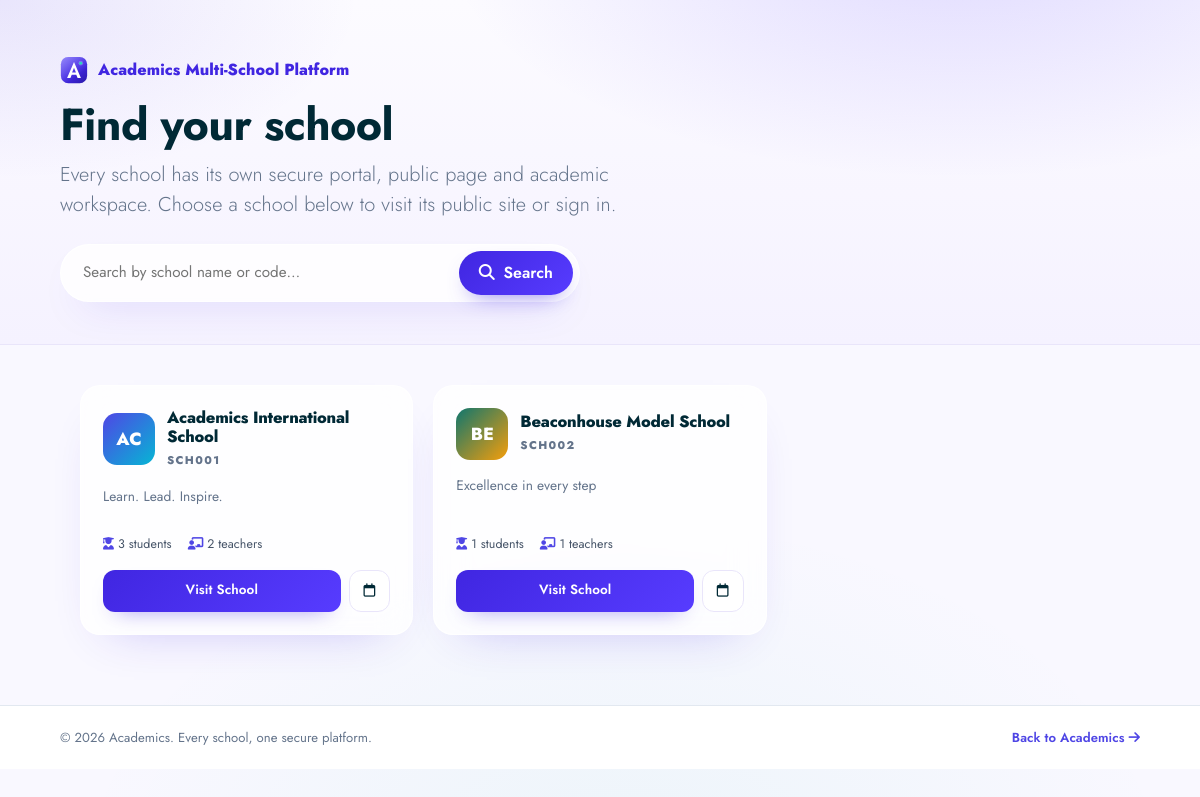
The page /public/index.php on the database its author committed.
### tables this page shows
CREATE TABLE `schools` (
  `id` int(11) NOT NULL AUTO_INCREMENT,
  `school_name` varchar(255) NOT NULL,
  `school_code` varchar(50) NOT NULL,
  `subdomain` varchar(50) DEFAULT NULL,
  `school_email` varchar(255) DEFAULT NULL,
  `school_phone` varchar(30) DEFAULT NULL,
  `school_address` text DEFAULT NULL,
  `owner_name` varchar(100) DEFAULT NULL,
  `school_logo` varchar(255) DEFAULT NULL,
  `primary_color` varchar(20) NOT NULL DEFAULT '#4f46e5',
  `secondary_color` varchar(20) NOT NULL DEFAULT '#06b6d4',
  `motto` varchar(255) DEFAULT NULL,
  `website` varchar(255) DEFAULT NULL,
  `status` enum('active','suspended','trial') NOT NULL DEFAULT 'active',
  `plan` enum('basic','pro','enterprise') NOT NULL DEFAULT 'basic',
  `trial_ends_at` datetime DEFAULT NULL,
  `is_active` tinyint(1) NOT NULL DEFAULT 1,
  `subscription_plan` enum('free','basic','premium') NOT NULL DEFAULT 'free',
  `created_at` timestamp NOT NULL DEFAULT current_timestamp(),
  `updated_at` timestamp NOT NULL DEFAULT current_timestamp() ON UPDATE current_timestamp(),
  PRIMARY KEY (`id`),
  UNIQUE KEY `school_code` (`school_code`),
  UNIQUE KEY `uniq_school_subdomain` (`subdomain`),
  KEY `idx_school_code` (`school_code`),
  KEY `idx_school_active` (`is_active`),
  KEY `idx_school_status` (`status`)
);

### includes/functions.php (called while the page is built, shortened)
<?php
function e($string) {
    return htmlspecialchars($string ?? '', ENT_QUOTES, 'UTF-8');
}

### includes/tenant.php (called while the page is built, shortened)
<?php
require_once __DIR__ . '/functions.php';
function tenant_safe_color(?string $color, string $fallback = '#4f46e5'): string
{
    return ($color && preg_match('/^#[0-9a-fA-F]{3,8}$/', $color)) ? $color : $fallback;
}

### public/index.php (the view, shortened to what this page needs)
<?php
require_once __DIR__ . '/../includes/functions.php';
require_once __DIR__ . '/../includes/tenant.php';
require_once __DIR__ . '/../config/db.php';
$q = trim($_GET['q'] ?? '');
$sql = "SELECT s.*,
        (SELECT COUNT(*) FROM students st WHERE st.school_id = s.id AND st.status='Active') AS student_count,
        (SELECT COUNT(*) FROM users u WHERE u.school_id = s.id AND u.role='teacher' AND u.is_active=1) AS teacher_count
        FROM schools s
        WHERE s.is_active = 1
          AND (s.status IS NULL OR s.status <> 'suspended')
          AND (s.status <> 'trial' OR s.trial_ends_at IS NULL OR s.trial_ends_at >= NOW())";
$params = [];
$sql .= " ORDER BY s.school_name";
$stmt = $pdo->prepare($sql);
$stmt->execute($params);
$schools = $stmt->fetchAll();
?>
<!DOCTYPE html>
<html lang="en">
<head>
<link href="https://cdn.jsdelivr.net/npm/bootstrap@5.3.2/dist/css/bootstrap.min.css" rel="stylesheet">
<link href="https://cdnjs.cloudflare.com/ajax/libs/font-awesome/6.5.1/css/all.min.css" rel="stylesheet">
<link rel="stylesheet" href="../assets/css/edustudy-theme.css">
</head>
<body>
<header class="top"><div class="wrap">
    <div class="brandline"><img src="../assets/img/academics-mark.svg" alt="" width="28" height="28"> Academics Multi-School Platform</div>
    <h1>Find your school</h1>
    <p class="lead">Every school has its own secure portal, public page and academic workspace. Choose a school below to visit its public site or sign in.</p>
    <form class="searchbar" method="GET">
        <input type="text" name="q" value="<?php echo e($q); ?>" placeholder="Search by school name or code…">
        <button type="submit"><i class="fas fa-search me-1"></i> Search</button>
    </form>
</div></header>
<main class="wrap2">
    <div class="grid">
        <?php foreach ($schools as $s): ?>
        <?php $p = tenant_safe_color($s['primary_color'], '#4f46e5'); $sec = tenant_safe_color($s['secondary_color'], '#06b6d4'); ?>
        <div class="school-card">
            <div class="school-head">
                <div class="avatar" style="background:linear-gradient(135deg,<?php echo e($p); ?>,<?php echo e($sec); ?>);"><?php echo e(strtoupper(substr(preg_replace('/[^A-Za-z]/','',$s['school_name']),0,2))); ?></div>
                <div><h3><?php echo e($s['school_name']); ?></h3><span class="code"><?php echo e($s['school_code']); ?></span></div>
            </div>
            <p><?php echo e($s['motto'] ?: ($s['school_address'] ?: 'A proud member of the Academics network.')); ?></p>
            <div class="meta">
                <span><i class="fas fa-user-graduate"></i><?php echo (int)$s['student_count']; ?> students</span>
                <span><i class="fas fa-chalkboard-teacher"></i><?php echo (int)$s['teacher_count']; ?> teachers</span>
            </div>
            <div class="actions">
                <a class="btn-main" href="school.php?code=<?php echo urlencode($s['school_code']); ?>">Visit School</a>
                <a class="btn-sec" href="school_events.php?code=<?php echo urlencode($s['school_code']); ?>"><i class="far fa-calendar"></i></a>
            </div>
        </div>
        <?php endforeach; ?>
    </div>
</main>
<footer style="border-top:1px solid #e2e8f0;background:#fff;padding:22px 20px;color:#64748b;font-size:.82rem;">
    <div style="max-width:1080px;margin:0 auto;display:flex;justify-content:space-between;gap:14px;flex-wrap:wrap;align-items:center;">
        <span>&copy; <?php echo date('Y'); ?> Academics. Every school, one secure platform.</span>
        <span><a href="../index.php" style="color:#4f46e5;text-decoration:none;font-weight:600;">Back to Academics <i class="fas fa-arrow-right"></i></a></span>
    </div>
</footer>
</body>
</html>

### assets/css/edustudy-theme.css (style rules this page uses)
:root { --es-indigo: #4026E1; --es-indigo-2: #573CFF; --es-indigo-3: #6D5BFF; --es-indigo-deep: #2E1BB0; --es-navy: #002935; --es-navy-2: #063445; --es-lavender: #F9F8FF; --es-lavender-2: #F3F0FF; --es-lavender-3: #ECE7FF; --es-gold: #F6C065; --es-teal: #14B8A6; --es-rose: #F43F5E; --brand-navy: #002935; --brand-navy-2: #063445; --brand-indigo: #4026E1; --brand-indigo-light: #573CFF; --brand-cyan: #14B8A6; --brand-emerald: #10B981; --brand-amber: #F6C065; --brand-rose: #F43F5E; --brand-violet: #7C3AED; --brand-gold: #F6C065; --brand-green: #4026E1; --brand-green-hover: #2E1BB0; --canvas-bg: #F9F8FF; --surface: #FFFFFF; --surface-2: #F6F3FF; --surface-3: #EFEAFF; --surface-glass: rgba(255, 255, 255, 0.68); --sidebar-bg: rgba(255, 255, 255, 0.74); --text-main: #002935; --text-body: #4C566B; --text-muted: #74748C; --text-light: #9B99B8; --text-inverse: #FFFFFF; --border-subtle: #E9E5FA; --border-light: #F2EFFF; --border-strong: #D8D2F0; --shadow-xs: 0 1px 2px rgba(0, 41, 53, 0.04); --shadow-sm: 0 10px 30px -18px rgba(64, 38, 225, 0.25); --shadow-md: 0 20px 50px -24px rgba(64, 38, 225, 0.28); --shadow-lg: 0 34px 80px -34px rgba(64, 38, 225, 0.35); --shadow-glow: 0 0 0 4px rgba(64, 38, 225, 0.12); --r-xs: 8px; --r-sm: 10px; --r-md: 12px; --r-lg: 18px; --r-xl: 24px; --r-2xl: 30px; --sidebar-dark: #002935; --sidebar-darker: #001E27; --sidebar-item-hover: rgba(64, 38, 225, 0.08); --learnify-hero-bg: #4026E1; --learnify-cta-bg: #EFEAFF; --learnify-footer-bg: #002935; --chart-navy: #4026E1; --chart-amber: #F6C065; --chart-slate: #74748C; --chart-slate-light: #B9B4D4; --chart-grid: rgba(64, 38, 225, 0.10); }
body { font-family: 'Jost', 'Plus Jakarta Sans', 'Inter', system-ui, -apple-system, 'Segoe UI', sans-serif; color: var(--text-body); background-color: var(--canvas-bg); background-image: radial-gradient(1200px 620px at 8% -12%, rgba(64, 38, 225, 0.10), transparent 62%), radial-gradient(950px 520px at 102% 0%, rgba(87, 60, 255, 0.09), transparent 58%), radial-gradient(900px 620px at 52% 112%, rgba(20, 184, 166, 0.06), transparent 62%); background-attachment: fixed; letter-spacing: 0.003em; }
h1, h2, h3, h4, h5, h6, .h1, .h2, .h3, .h4, .h5, .h6 { font-family: 'Jost', 'Plus Jakarta Sans', sans-serif; font-weight: 700; color: var(--text-main); letter-spacing: -0.015em; }
p { color: var(--text-body); }
a { color: var(--brand-indigo); }
.card, .chart-card, .kpi-card, .kpi-stat-card, .chart-container-card, .events-calendar-card, .top-performer-card, .attendance-gauge-card, .community-cta-card, .achievement-card, .testimonial-card, .mini-stat, .child-card, .info-card, .event-card, .school-card, .stat-card { background: rgba(255, 255, 255, 0.72); border: 1px solid rgba(255, 255, 255, 0.94); border-radius: var(--r-xl); box-shadow: 0 20px 48px -30px rgba(64, 38, 225, 0.30); backdrop-filter: blur(18px) saturate(135%); -webkit-backdrop-filter: blur(18px) saturate(135%); }
.pub-nav .brand-name, .brandline, h1, h2, h3 { font-family: 'Jost', sans-serif; }
.top { background: radial-gradient(800px 380px at 80% -20%, rgba(87, 60, 255, 0.18), transparent 65%), radial-gradient(600px 300px at 0% 0%, rgba(64, 38, 225, 0.10), transparent 60%), linear-gradient(180deg, #FCFBFF 0%, #F5F2FF 100%); border-bottom: 1px solid var(--border-subtle); }
.brandline { color: var(--brand-indigo); }
.searchbar { background: rgba(255, 255, 255, 0.82); border: 1px solid rgba(255, 255, 255, 0.95); box-shadow: 0 18px 40px -24px rgba(64, 38, 225, 0.35); backdrop-filter: blur(14px); }
.searchbar button { background: linear-gradient(135deg, var(--es-indigo), var(--es-indigo-2)); border-radius: 999px; box-shadow: 0 10px 22px -12px rgba(64, 38, 225, 0.7); }
.school-card { background: rgba(255, 255, 255, 0.76); border: 1px solid rgba(255, 255, 255, 0.95); border-radius: 20px; box-shadow: 0 20px 48px -30px rgba(64, 38, 225, 0.3); backdrop-filter: blur(16px); }
.school-card h3 { font-family: 'Jost', sans-serif; color: var(--text-main); }
.btn-main { background: linear-gradient(135deg, var(--es-indigo), var(--es-indigo-2)); border-radius: 12px; box-shadow: 0 10px 22px -14px rgba(64, 38, 225, 0.65); }
.btn-sec { border: 1px solid var(--border-subtle); border-radius: 12px; color: var(--text-main); background: rgba(255, 255, 255, 0.7); }

### rows shown on the page
schools: school_name "AC", school_name "Academics International School", school_code "SCH001", motto "Learn. Lead. Inspire.", student_count "3", teacher_count "2"
schools: school_name "BE", school_name "Beaconhouse Model School", school_code "SCH002", motto "Excellence in every step", student_count "1", teacher_count "1"
